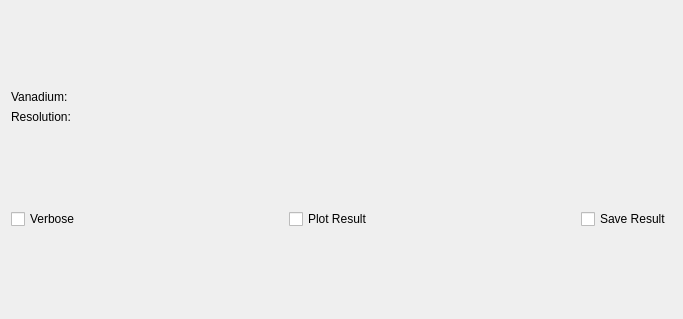
<?xml version="1.0" encoding="UTF-8"?>
<ui version="4.0">
 <class>ResNorm</class>
 <widget class="QWidget" name="ResNorm">
  <property name="geometry">
   <rect>
    <x>0</x>
    <y>0</y>
    <width>683</width>
    <height>319</height>
   </rect>
  </property>
  <property name="windowTitle">
   <string>Form</string>
  </property>
  <layout class="QVBoxLayout" name="verticalLayout">
   <item>
    <layout class="QGridLayout" name="gridLayout">
     <property name="verticalSpacing">
      <number>6</number>
     </property>
     <item row="3" column="0">
      <widget class="QLabel" name="lblResolution">
       <property name="text">
        <string>Resolution:</string>
       </property>
      </widget>
     </item>
     <item row="3" column="1">
      <widget class="MantidQt::MantidWidgets::DataSelector" name="dsResolution">
       <property name="sizePolicy">
        <sizepolicy hsizetype="Minimum" vsizetype="Fixed">
         <horstretch>0</horstretch>
         <verstretch>0</verstretch>
        </sizepolicy>
       </property>
       <property name="autoLoad">
        <bool>false</bool>
       </property>
       <property name="loadLabelText" stdset="0">
        <string>Load</string>
       </property>
       <property name="workspaceSuffixes" stdset="0">
        <stringlist>
         <string>_res</string>
        </stringlist>
       </property>
       <property name="fileBrowserSuffixes" stdset="0">
        <stringlist>
         <string>_res.nxs</string>
        </stringlist>
       </property>
       <property name="showLoad">
        <bool>false</bool>
       </property>
      </widget>
     </item>
     <item row="0" column="0">
      <widget class="QLabel" name="lblVanadium">
       <property name="text">
        <string>Vanadium:</string>
       </property>
      </widget>
     </item>
     <item row="0" column="1">
      <widget class="MantidQt::MantidWidgets::DataSelector" name="dsVanadium">
       <property name="sizePolicy">
        <sizepolicy hsizetype="Minimum" vsizetype="Fixed">
         <horstretch>0</horstretch>
         <verstretch>0</verstretch>
        </sizepolicy>
       </property>
       <property name="loadLabelText" stdset="0">
        <string>Plot</string>
       </property>
       <property name="workspaceSuffixes" stdset="0">
        <stringlist>
         <string>_red</string>
        </stringlist>
       </property>
       <property name="fileBrowserSuffixes" stdset="0">
        <stringlist>
         <string>*_red.nxs</string>
        </stringlist>
       </property>
      </widget>
     </item>
    </layout>
   </item>
   <item>
    <layout class="QHBoxLayout" name="horizontalLayout_3">
     <item>
      <layout class="QVBoxLayout" name="treeSpace"/>
     </item>
     <item>
      <layout class="QVBoxLayout" name="plotSpace"/>
     </item>
    </layout>
   </item>
   <item>
    <layout class="QHBoxLayout" name="horizontalLayout_44">
     <item>
      <widget class="QCheckBox" name="ckVerbose">
       <property name="enabled">
        <bool>true</bool>
       </property>
       <property name="text">
        <string>Verbose</string>
       </property>
      </widget>
     </item>
     <item>
      <spacer name="horizontalSpacer_17">
       <property name="orientation">
        <enum>Qt::Horizontal</enum>
       </property>
       <property name="sizeHint" stdset="0">
        <size>
         <width>40</width>
         <height>20</height>
        </size>
       </property>
      </spacer>
     </item>
     <item>
      <widget class="QCheckBox" name="ckPlot">
       <property name="text">
        <string>Plot Result</string>
       </property>
      </widget>
     </item>
     <item>
      <spacer name="horizontalSpacer_18">
       <property name="orientation">
        <enum>Qt::Horizontal</enum>
       </property>
       <property name="sizeHint" stdset="0">
        <size>
         <width>40</width>
         <height>20</height>
        </size>
       </property>
      </spacer>
     </item>
     <item>
      <widget class="QCheckBox" name="ckSave">
       <property name="text">
        <string>Save Result</string>
       </property>
      </widget>
     </item>
    </layout>
   </item>
  </layout>
 </widget>
 <customwidgets>
  <customwidget>
   <class>MantidQt::MantidWidgets::DataSelector</class>
   <extends>QWidget</extends>
   <header>MantidQtMantidWidgets/DataSelector.h</header>
  </customwidget>
 </customwidgets>
 <resources/>
 <connections/>
</ui>
